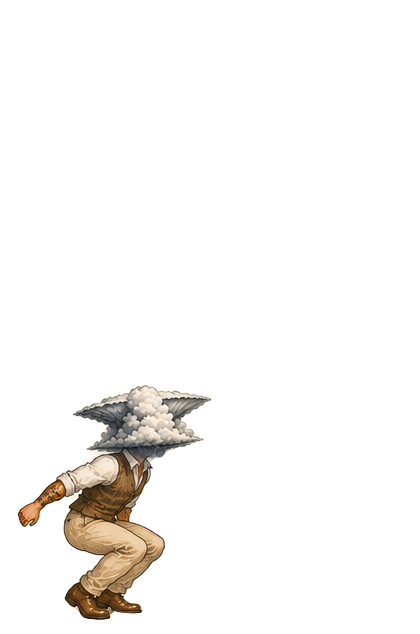
#> input picture climb/01-prepare.png, 420 x 634 px; its folder holds only this picture in this run
$ python extract.py 01-prepare.png 02-jump.png 03-reach.png
#> lines starting #> are read from the running program, lines starting #| are printed output that depends on the picture
"""One-off: cut sources/climb-sheet.png into transparent, ledge-aligned frames.

    uv run --python 3.12 --with "rembg[cpu]" --with pillow --with numpy --with scipy \\
        climb/extract.py sources/climb-sheet.png climb /tmp

The last argument is where the preview contact sheet and GIF go.
"""
import sys, numpy as np
from pathlib import Path
from PIL import Image, ImageDraw
from scipy import ndimage
from rembg import new_session, remove

sheet = Image.open(sys.argv[1]).convert("RGB"); out = Path(sys.argv[2]); prev = Path(sys.argv[3])
#> after `sheet = Image.open(sys.argv[1]).convert('RGB')`:
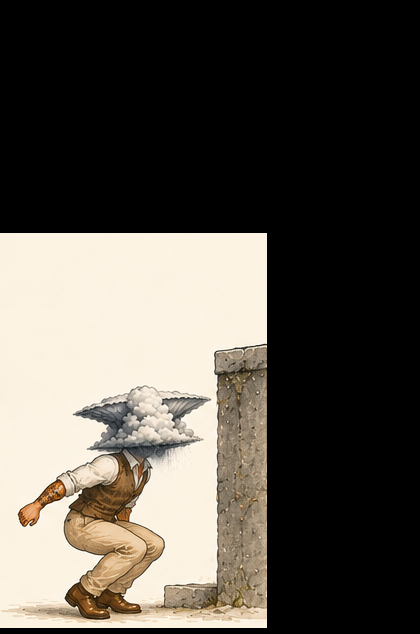
#> sheet: PIL image 420x634 RGB; mean R, G, B 86.9, 81.7, 74.3
rgb_all = np.array(sheet)
RISE = 335  # ledge height above the floor, sheet px (frame 3: floor 442, wall top 107)
F = [  # name, panel, hold (ledge point at his grip) or (x, floor y) for floor frames, erase boxes
 ("prepare",    (0,70,267,465),     ("floor", 215, 442), []),
 ("jump",       (268,70,517,465),   ("floor", 483, 442), []),
 ("reach",      (517,70,790,465),   ("floor", 722, 442), []),
 ("grab",       (790,70,1031,465),  ("ledge", 850, 101), [(812,80,968,136), ("dark", 845,110,925,140, 165), ("all", 851,115,874,139)]),
 ("hang",       (1032,70,1289,465), ("ledge", 1116, 112), [(1080,80,1240,140)]),
 ("stabilise",  (1290,70,1536,465), ("ledge", 1380, 110), [(1340,80,1505,138), ("all", 1398,80,1452,136), ("dark", 1390,115,1460,146, 165)]),
 ("pull-up",    (38,545,325,945),   ("ledge", 124, 686), [(250,655,325,705), (236,688,262,725, 85),
     ("poly", (196,708),(214,716),(238,714),(242,705),(270,700),(270,790),(225,790),(223,760),(229,742),(224,729),(196,727))]),
 ("chest-over", (326,545,623,945),  ("ledge", 448, 705), []),
 ("knee-up",    (624,545,917,945),  ("ledge", 733, 765), []),
 ("stand-up",   (918,545,1232,945), ("ledge", 1027, 785), []),
 ("balance",    (1233,545,1536,945),("ledge", 1352, 815), [(1233,800,1536,822), ("all", 1233,822,1536,945)]),
]
#> (the run stopped early here; a loop or call above may not have finished)

$ run again, on climb/05-hang.png
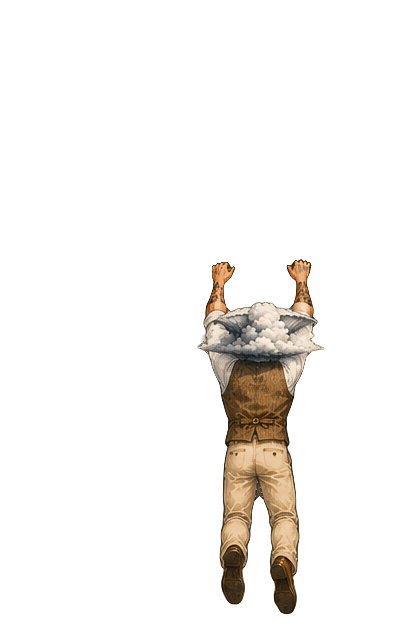
#> input picture climb/05-hang.png, 420 x 634 px
#> `sheet = Image.open(sys.argv[1]).convert('RGB')`:
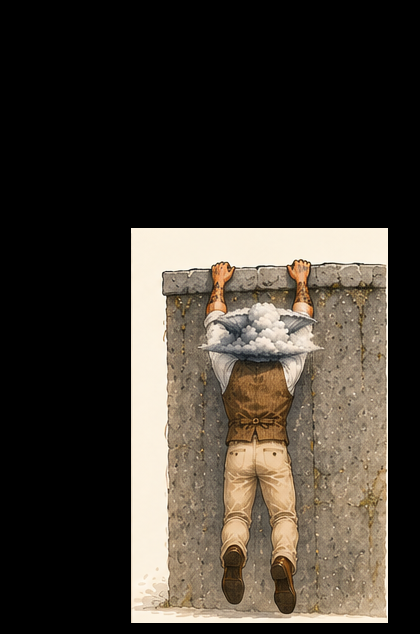
#> sheet: PIL image 420x634 RGB; mean R, G, B 64.3, 57.7, 49.1

$ run again, on climb/07-pull-up.png
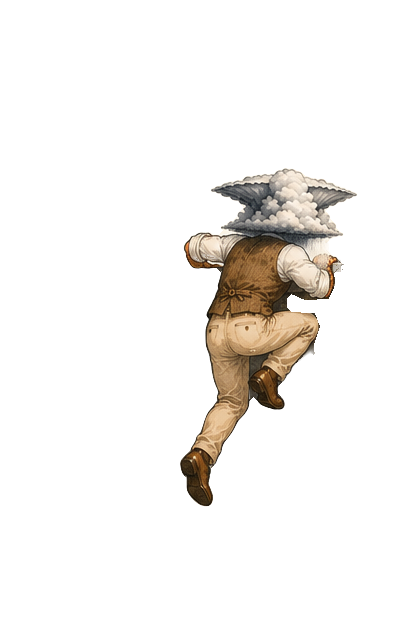
#> input picture climb/07-pull-up.png, 420 x 634 px
#> `sheet = Image.open(sys.argv[1]).convert('RGB')`:
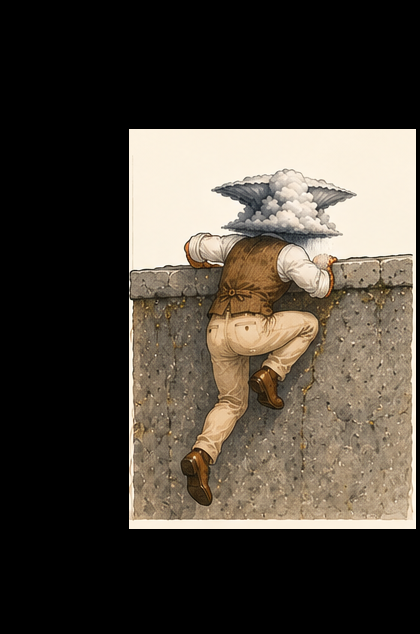
#> sheet: PIL image 420x634 RGB; mean R, G, B 74.2, 67.2, 57.9

$ run again, on climb/02-jump.png
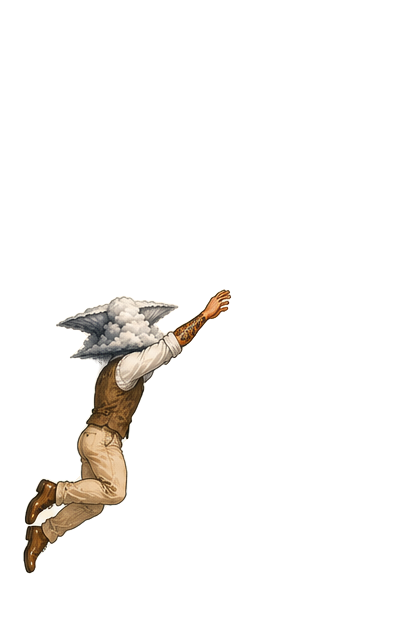
#> input picture climb/02-jump.png, 420 x 634 px
#> `sheet = Image.open(sys.argv[1]).convert('RGB')`:
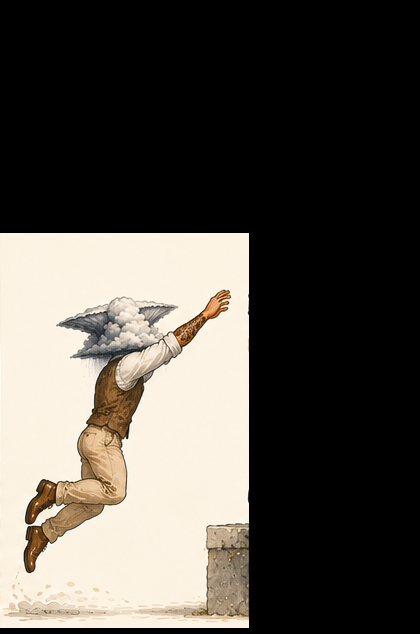
#> sheet: PIL image 420x634 RGB; mean R, G, B 85.1, 80.5, 73.8
